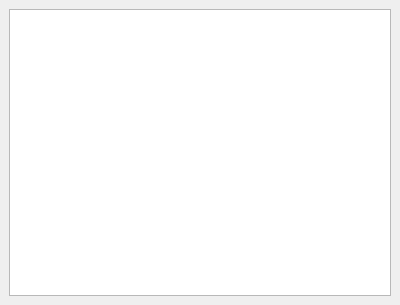
<?xml version="1.0" encoding="UTF-8"?>
<ui version="4.0">
 <class>DockWidget</class>
 <widget class="QDockWidget" name="DockWidget">
  <property name="geometry">
   <rect>
    <x>0</x>
    <y>0</y>
    <width>400</width>
    <height>305</height>
   </rect>
  </property>
  <property name="windowTitle">
   <string>Liste des couches Carhab</string>
  </property>
  <widget class="QWidget" name="dockWidgetContents">
   <layout class="QVBoxLayout" name="verticalLayout">
    <item>
     <widget class="QListWidget" name="listWidget">
      <property name="editTriggers">
       <set>QAbstractItemView::NoEditTriggers</set>
      </property>
      <property name="resizeMode">
       <enum>QListView::Adjust</enum>
      </property>
     </widget>
    </item>
   </layout>
  </widget>
 </widget>
 <resources/>
 <connections/>
</ui>
